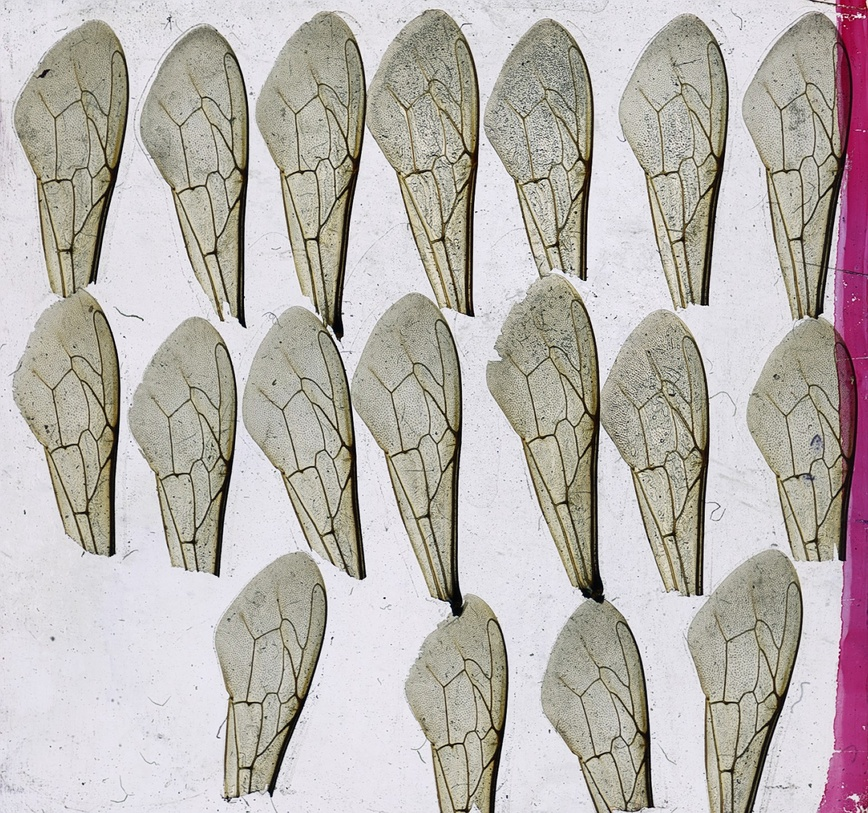
#> input picture bibliography/last_years/2021/Travail_final/CODE_FINAL/codeFiltrage/Programme_Filtrage/images/Ruche_5.jpg, 868 x 813 px, shrunk from 1558 x 1458 before the run, found by its file name
$ python filtrage.py
#> lines starting #> are read from the running program, lines starting #| are printed output that depends on the picture; after the words box and inside, x2 and y2 are one past the last pixel; in counts of white or black regions, pixels touching at a corner belong together
# -*- coding: utf-8 -*-
"""
Created on Mon Jan 25 16:49:26 2021

@author: leont
"""

import numpy as np
import skimage.data as skd
import skimage.io as skio
import matplotlib.pyplot as plt
import copy
import skimage.exposure as ske
from os.path import join
from sklearn import cluster
from skimage.filters import gabor, gaussian
import cv2
import sklearn
from scipy import signal
import scipy.ndimage as scnd
import math
from skimage.morphology import opening

#All figures closing
plt.close('all')

# matplotlib for gray level images display: fix the colormap and
# the image figure size
plt.rcParams['image.cmap'] = 'gray'
plt.rcParams["figure.figsize"] = (12,4)

# chargement de l'image RGB
filename = r'Ruche_5.jpg'
dirpath = r'..\code\photos'
filepath = join(dirpath, filename)
image_RGB = skio.imread(filepath)
#> image_RGB is the input picture: shape (813, 868, 3); mean R, G, B 186.1, 180.2, 176.2
image_gray = cv2.cvtColor(image_RGB, cv2.COLOR_BGR2GRAY)

# Algorythme de Canny == extraction des contours

# # Etape 1 : filtre gaussien

# image_gray = scnd.filters.gaussian_filter(image_gray, sigma = 2)
image_gray = cv2.bilateralFilter(image_gray, 10, 90, 90)

# Etape 2

sobel = np.array([[ -1-1j, 0-1j,  1 -1j],

                    [-1+0j, 0+ 0j, 1 +0j],

                    [ -1+1j, 0+1j,  +1 +1j]]) # Gx + j*Gy

# sobel = np.array([[ -1-3j, 0-2j,  1 -1j],

#                    [-2+0j, 0+ 0j, 2 +0j],

#                    [ -1+1j, 0+2j,  +1 +1j]]) # Gx + j*Gy

Gx = signal.convolve2d(image_gray, sobel.real, boundary='symm', mode='same')
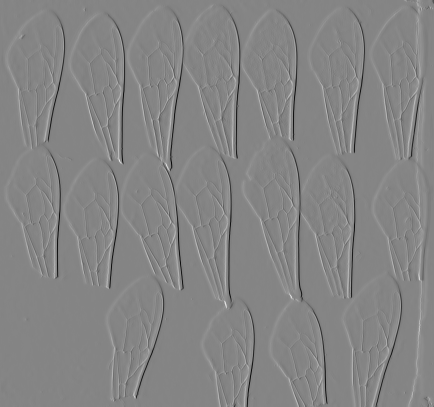
#> Gx: shape (813, 868) float64 (shown at 1/2 size); min -599, max 551, mean 1; drawn with min black and max white
Gy = signal.convolve2d(image_gray, sobel.imag, boundary='symm', mode='same')
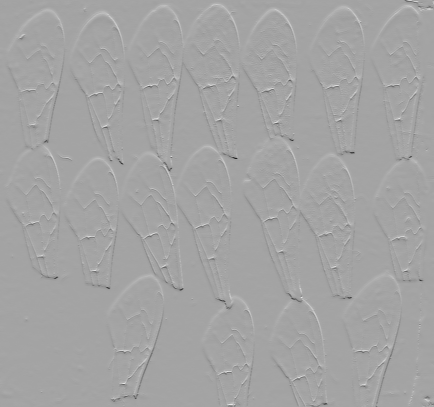
#> Gy: shape (813, 868) float64 (shown at 1/2 size); min -554, max 308, mean 0.1; drawn with min black and max white

mag = np.zeros(np.shape(image_gray))

for i in range(np.shape(image_gray)[0]):
    for j in range(np.shape(image_gray)[1]):
        mag[i,j] = math.sqrt(Gx[i,j]**2+Gy[i,j]**2)

ang = np.zeros(np.shape(image_gray))

for i in range(np.shape(image_gray)[0]):
    for j in range(np.shape(image_gray)[1]):
        if (Gx[i,j]==0):
            ang[i,j] = np.pi/2
        else:
            ang[i,j] = math.atan(Gy[i,j]/Gx[i,j])
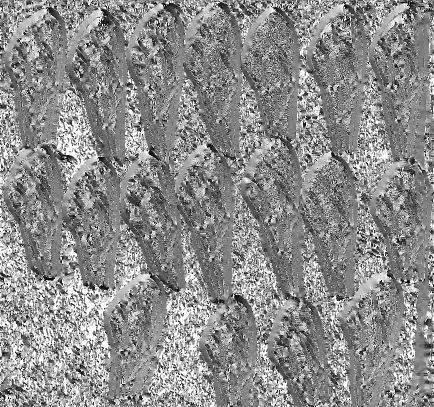
#> ang: shape (813, 868) float64 (shown at 1/2 size); min -1.57, max 1.57, mean 0.157; drawn with min black and max white

# Etape 3
nouvelle_image = np.zeros(np.shape(mag))

for i in range(1, np.shape(image_gray)[0]-1):

    for j in range(1, np.shape(image_gray)[1]-1):

        phase = ang[i,j]

        if (( phase >= -np.pi/6)and( phase <= np.pi/6 )):

           matrice_ligne = mag[i, j-1:j+2 ]
           maximum = matrice_ligne.max()

           if (mag[i,j]==maximum):
                nouvelle_image[i,j] = maximum
           else:
               nouvelle_image[i,j] = 0

        elif ((phase > np.pi/6) and (phase < np.pi/3)):

            matrice_diago = np.array([mag[i,j], mag[i+1,j-1], mag[i-1,j+1]])
            maximum = matrice_diago.max()

            if (mag[i,j]==maximum):
                nouvelle_image[i,j] = maximum
            else:
                nouvelle_image[i,j] = 0

        elif ((phase >= np.pi/3) or (phase <= -np.pi/3)):
            matrice_ligne = mag[i-1:i+2, j ]
            maximum = matrice_ligne.max()

            if (mag[i,j]==maximum):
                nouvelle_image[i,j] = maximum
            else:
                nouvelle_image[i,j] = 0

        elif (phase < -np.pi/3)and(phase > -np.pi/6):
            matrice_diago = np.array([mag[i,j], mag[i+1,j+1], mag[i-1,j-1]])
            maximum = matrice_diago.max()

            if (mag[i,j]==maximum):
                nouvelle_image[i,j] = maximum
            else:
                nouvelle_image[i,j] = 0
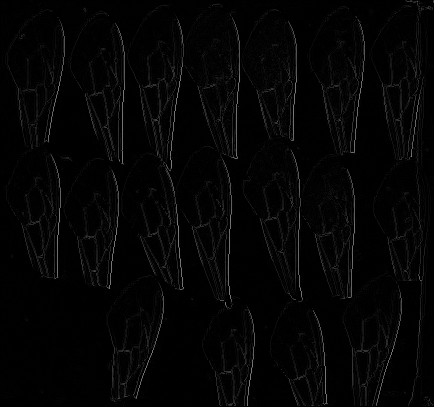
#> nouvelle_image: shape (813, 868) float64 (shown at 1/2 size); min 0, max 601.8, mean 11; drawn with min black and max white

# Etape 4 selection des pixels
m_muscle = mag.max()
#> m_muscle = 601.8
Low = 0.09;
High = 0.2;
Tlow = Low * m_muscle
#> Tlow = 54.16
Thigh = High * m_muscle
#> Thigh = 120.4
img_binaire1 = 3*np.ones(nouvelle_image.shape, dtype = np.uint8)

for i in range(nouvelle_image.shape[0]):
    for j in range(nouvelle_image.shape[1]):
        if (nouvelle_image[i,j]<Tlow):
            img_binaire1[i,j] = 0
        elif (nouvelle_image[i,j]>Thigh):
            img_binaire1[i,j] = 1

 # test pour les voisins
img_binaire = np.copy(img_binaire1)
img_binaire[0,:] = 0
img_binaire[nouvelle_image.shape[0]-1,:] = 0
img_binaire[:,0] = 0
img_binaire[:,image_gray.shape[1]-1] = 0

for i in range(1,nouvelle_image.shape[0]-1):
    for j in range(1,nouvelle_image.shape[1]-1):
        if (img_binaire[i,j] == 3):
            if ((img_binaire[i+1,j]==1)or(img_binaire[i-1,j]==1)or(img_binaire[i,j+1]==1)or(img_binaire[i,j-1]==1)or(img_binaire[i-1,j-1]==1)or(img_binaire[i-1,j+1]==1)or(img_binaire[i+1,j-1]==1)or(img_binaire[i+1,j+1]==1)):
                img_binaire[i,j] = 1
            else:
                img_binaire[i,j] = 0
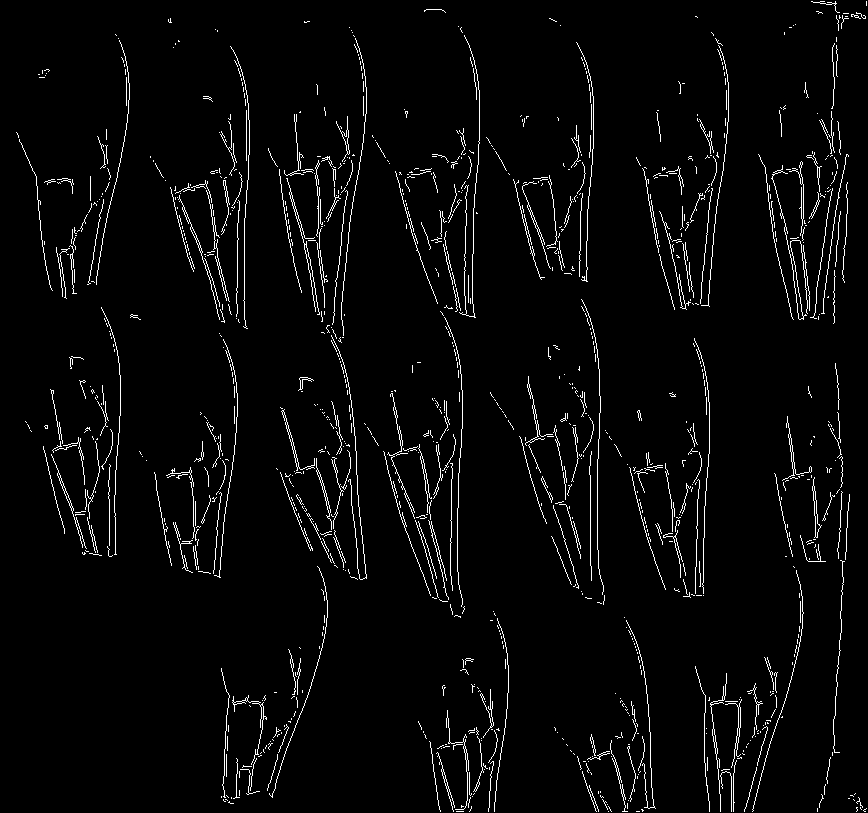
#> img_binaire: shape (813, 868); values 0 (black) and 1 (white), 3.3% white in thin lines or dots

fig1 = plt.figure(1)
plt.subplot(1, 3, 1), plt.imshow(image_RGB), plt.title("Image initiale (3D)",  fontsize = 7)
plt.subplot(1, 3, 2), plt.imshow(image_gray), plt.title("Image (2D)",  fontsize = 7)
plt.subplot(1, 3, 3), plt.imshow(img_binaire), plt.title("Image binarisée",  fontsize = 7)

# [6 lines of commented-out code are left out]

dst = cv2.cornerHarris(img_binaire,2,17,0.02)

#result is dilated for marking the corners, not important
dst = cv2.dilate(dst,None)

# Threshold for an optimal value, it may vary depending on the image.
image_RGB[dst>0.01*dst.max()]=[0,0,255]
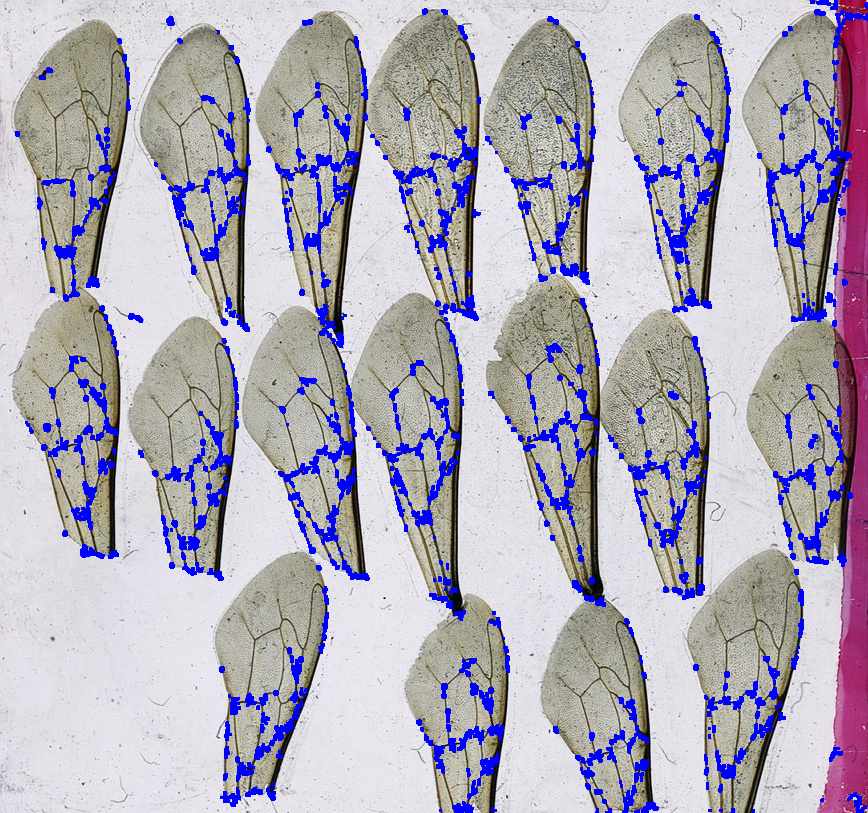
#> image_RGB: shape (813, 868, 3); 6.83% of pixels changed, all inside (x1, y1, x2, y2) = (15, 0, 868, 813)

fig2 = plt.figure(2)
plt.subplot(1, 2, 1), plt.imshow(img_binaire), plt.title("Image binarisée après ouverture",  fontsize = 7)
# plt.subplot(1, 2, 2), plt.imshow(ouverture), plt.title("Image binarisée suite à opening",  fontsize = 7)
plt.subplot(1, 2, 2), plt.imshow(image_RGB), plt.title("Points detectés",  fontsize = 7)

$ run again, with bibliography/last_years/2021/Travail_final/CODE_FINAL/codeFiltrage/Programme_Filtrage/images/Ruche_18.jpg copied over bibliography/last_years/2021/Travail_final/CODE_FINAL/codeFiltrage/Programme_Filtrage/images/Ruche_5.jpg
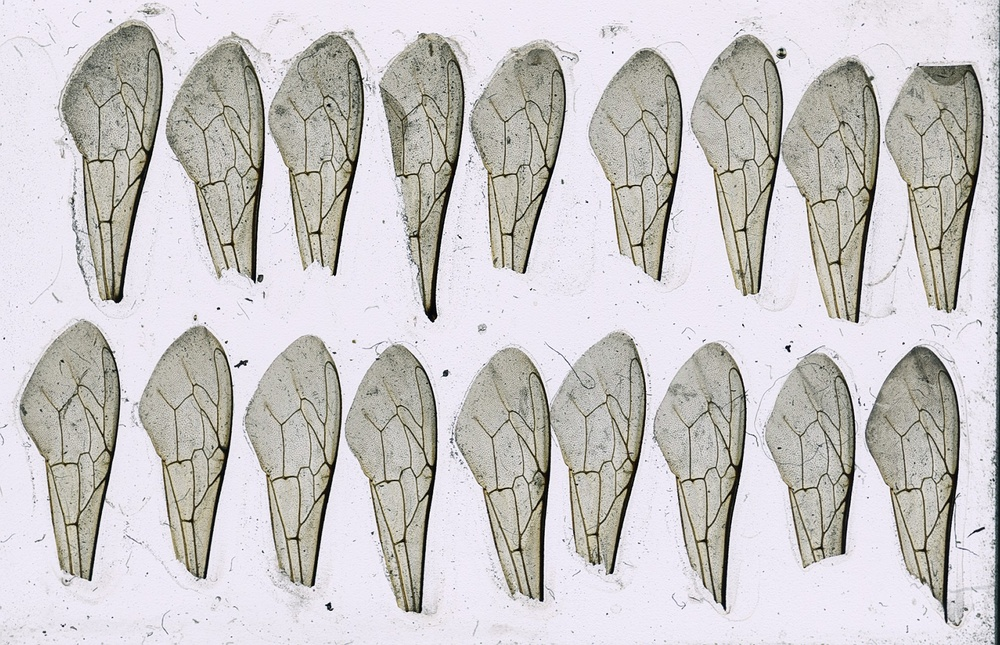
#> input picture bibliography/last_years/2021/Travail_final/CODE_FINAL/codeFiltrage/Programme_Filtrage/images/Ruche_18.jpg, 1000 x 645 px, shrunk from 2017 x 1300 before the run, found by its file name
#> image_RGB is the input picture: shape (645, 1000, 3); mean R, G, B 201.3, 198.3, 198.4
#> m_muscle = 613.1
#> Tlow = 55.18
#> Thigh = 122.6
#> after the loop `for i in range(1,nouvelle_image.shape[0]-1):`:
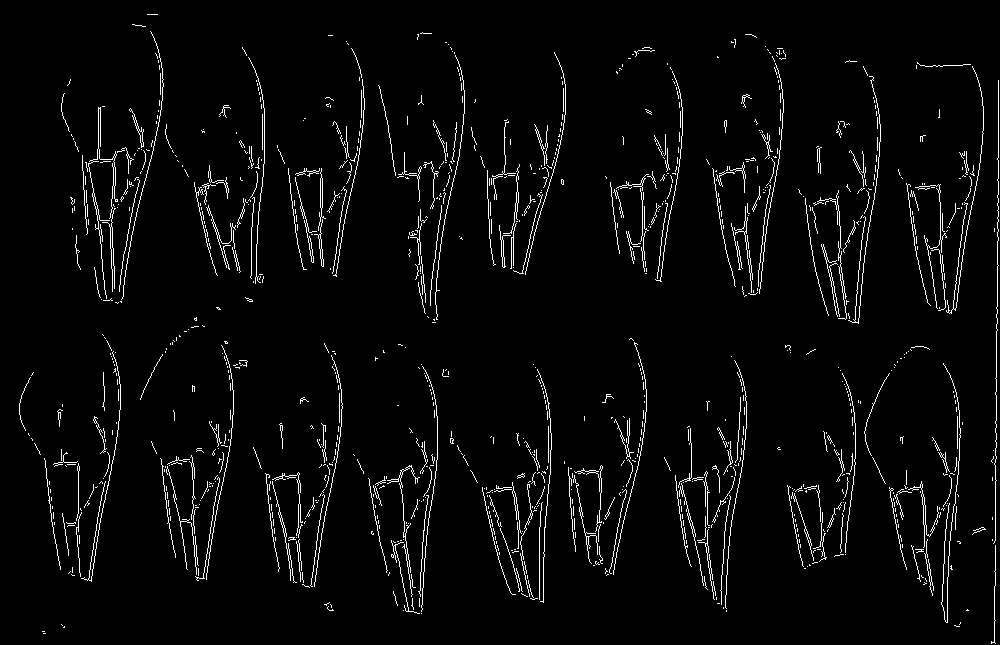
#> img_binaire: shape (645, 1000); values 0 (black) and 1 (white), 3.5% white in thin lines or dots
#> `image_RGB[dst>0.01*dst.max()]=[0,0,255]`:
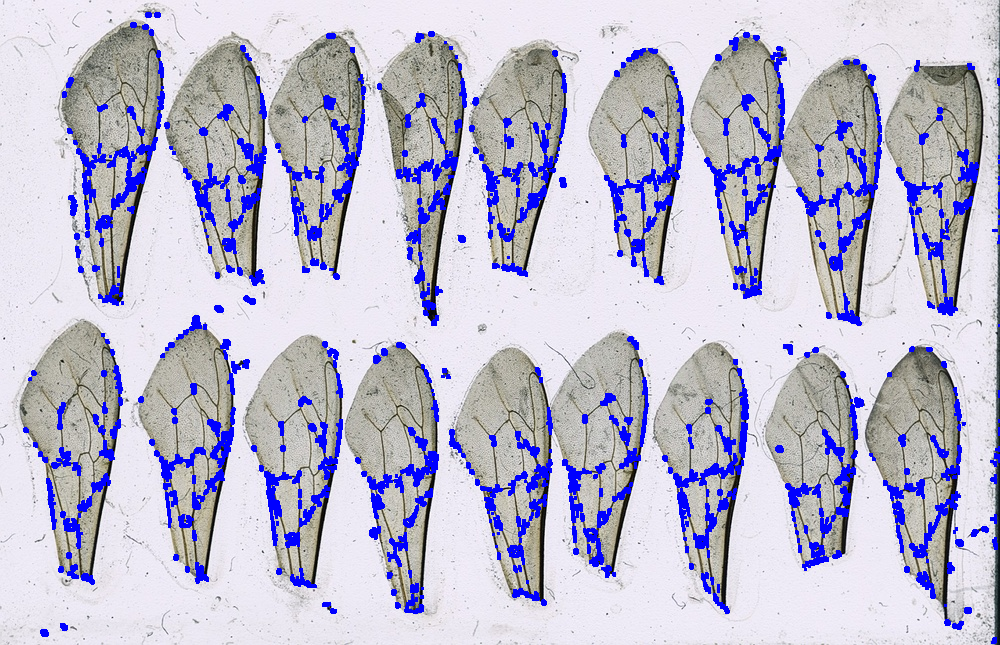
#> image_RGB: shape (645, 1000, 3); 8.17% of pixels changed, all inside (x1, y1, x2, y2) = (23, 12, 1000, 644)

$ run again, with bibliography/last_years/2021/Travail_final/CODE_FINAL/codeFiltrage/Programme_Filtrage/images/Ruche_20.jpg copied over bibliography/last_years/2021/Travail_final/CODE_FINAL/codeFiltrage/Programme_Filtrage/images/Ruche_5.jpg
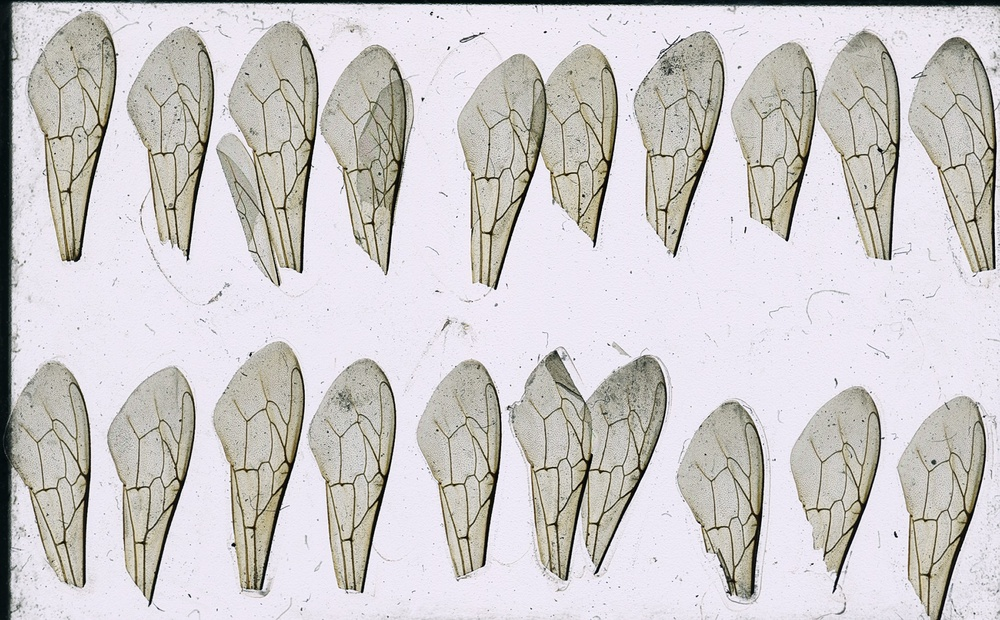
#> input picture bibliography/last_years/2021/Travail_final/CODE_FINAL/codeFiltrage/Programme_Filtrage/images/Ruche_20.jpg, 1000 x 620 px, shrunk from 2175 x 1349 before the run, found by its file name
#> image_RGB is the input picture: shape (620, 1000, 3); mean R, G, B 204.7, 201.4, 201.6
#> m_muscle = 607.1
#> Tlow = 54.64
#> Thigh = 121.4
#> after the loop `for i in range(1,nouvelle_image.shape[0]-1):`:
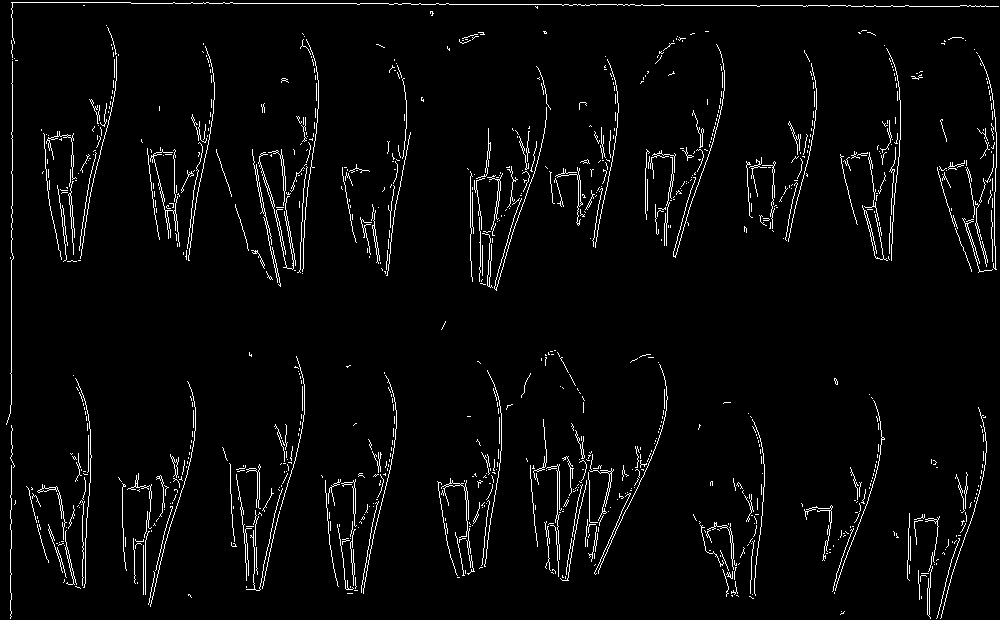
#> img_binaire: shape (620, 1000); values 0 (black) and 1 (white), 3.5% white in thin lines or dots
#> `image_RGB[dst>0.01*dst.max()]=[0,0,255]`:
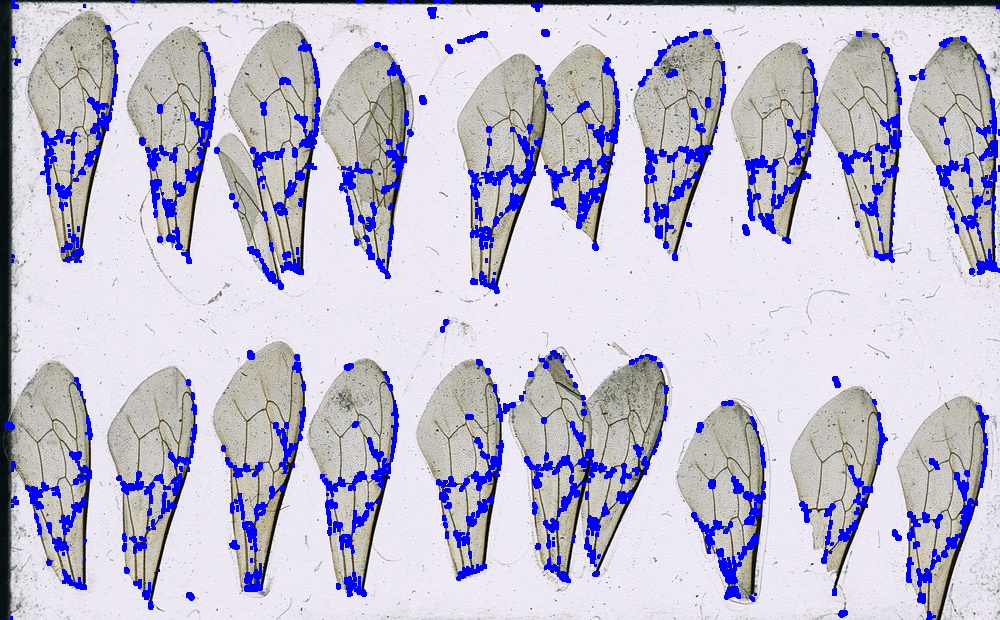
#> image_RGB: shape (620, 1000, 3); 7.29% of pixels changed, all inside (x1, y1, x2, y2) = (4, 0, 1000, 620)
